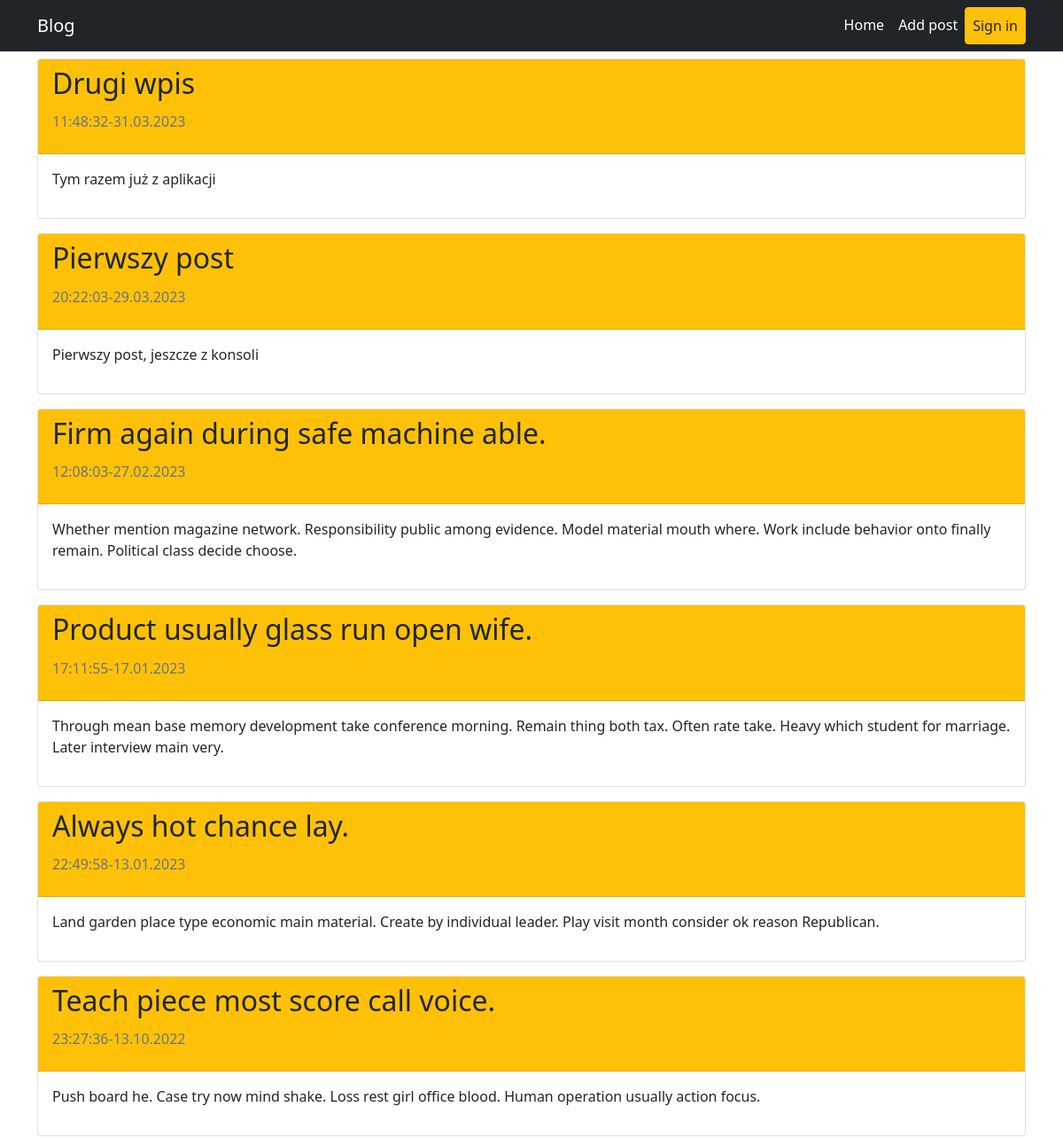
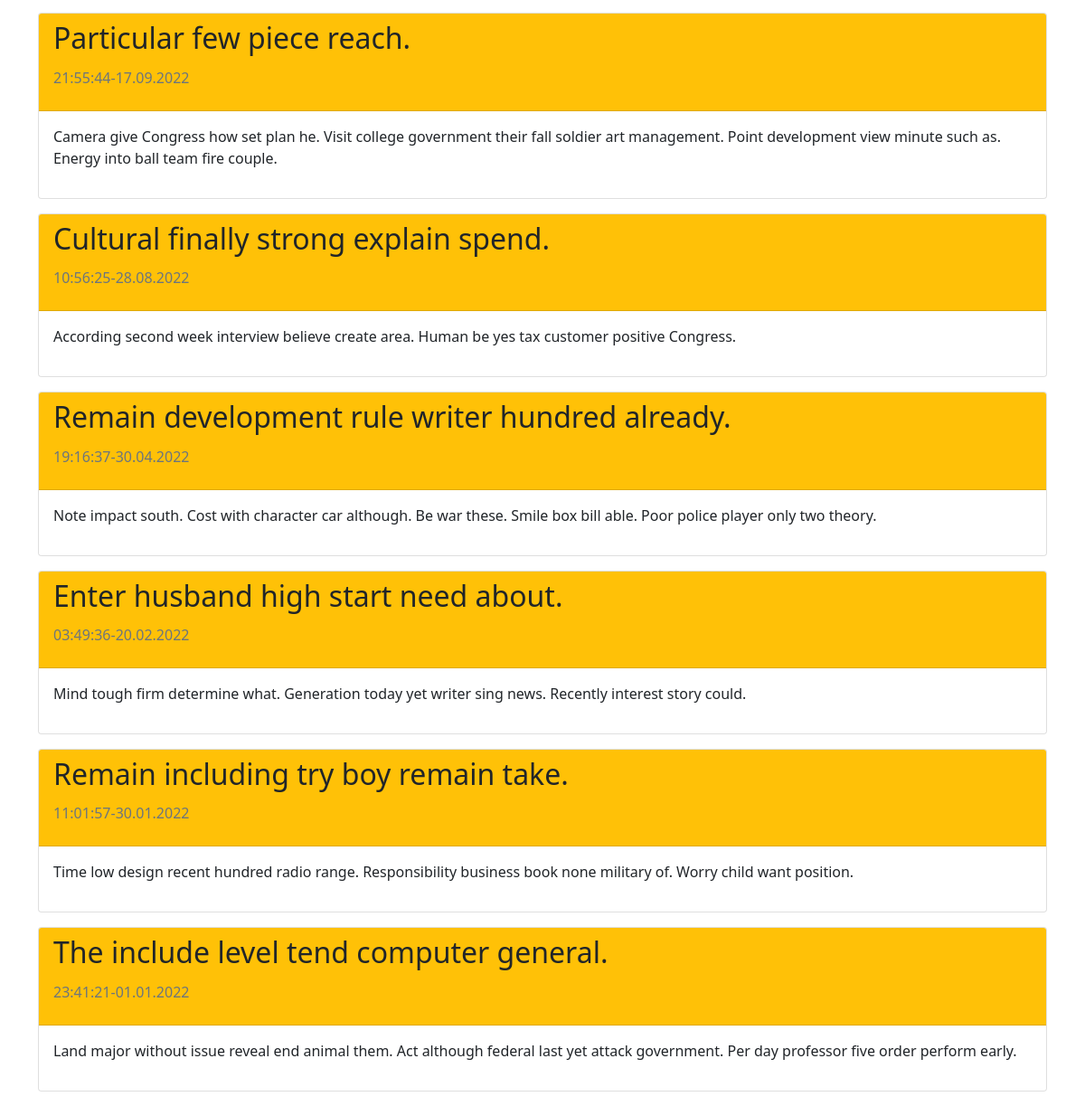
The page / on the database its author committed (2 pictures, top to bottom).
### app/models.py (models this page shows)
class Entry(db.Model):
    id = db.Column(db.Integer, primary_key = True)
    title = db.Column(db.String, nullable = False)
    body = db.Column(db.Text, nullable = False)
    publish_date = db.Column(db.DateTime, nullable = False, default = dt.datetime.utcnow())
    is_published = db.Column(db.Boolean, default = False)

### app/routes.py (the view)
@app.route('/')
def home():
    posts = Entry.query.filter_by(is_published = True).order_by(Entry.publish_date.desc())
    return render_template("home.html", posts = posts)

### app/templates/home.html (shortened to what this page needs)
{% extends "base.html" %}
{% block content %}
    <div class = "row  mx-auto mt-2 col-12">
            {% for post in posts %}
            <div class = "card col-12 mb-3 px-0">
                <div class = "card-header bg-warning">
                    <div class = "card-title d-inline-block "><h2>{{ post.title }}</h2></div>
                    <div class = "card-subtitle text-secondary"><p>{{ post.publish_date.strftime("%H:%M:%S-%d.%m.%Y") }}</p></div>
                </div>
                <div class = "card-body">
                    <div class = "card-text"><p>{{ post.body }}</p></div>
                </div>
            </div>
            {% endfor %}
        </div>
{% endblock %}

### app/templates/base.html (shortened to what this page needs)
<!DOCTYPE html>
<html lang="en">
    <head>
        <link href="https://cdn.jsdelivr.net/npm/bootstrap@5.0.2/dist/css/bootstrap.min.css"
 rel="stylesheet">
    </head>
    <body>
        <nav class="navbar navbar-expand-lg navbar-dark bg-dark">
            <div class="container">
                <a class="navbar-brand" href="{{ url_for('home') }}">Blog</a>
                <div class="collapse navbar-collapse" id="navbarSupportedContent">
                    <ul class="navbar-nav ms-auto mb-2 mb-lg-0">
                        <li class="nav-item"><a class="nav-link active" aria-current="page" href="{{ url_for('home') }}">Home</a></li>
                        <li class="nav-item"><a class="nav-link active" aria-current="page" href="{{ url_for('add_post') }}">Add post</a></li>
                        {% if session['logged_in'] != True %}
                            <li class="nav-item"><a class ="nav-link btn btn-warning text-dark" aria-current="page" href="{{ url_for('login') }}">Sign in</a></li>
                        {% else %}
                        <form method = "POST" action = "{{ url_for('logout') }}">
                            <button class = "btn btn-warning" type = "submit"><li class="nav-item">Log out</li></button>
                        </form>
                        {% endif %}
                    </ul>
                </div>
            </div>
        </nav>
        <div class = "container">
        {% block content %}{% endblock %}
        </div>
    </body>
</html>

### rows shown on the page
Entry: title "Drugi wpis", publish_date "11:48:32-31.03.2023", body "Tym razem już z aplikacji"
Entry: title "Pierwszy post", publish_date "20:22:03-29.03.2023", body "Pierwszy post, jeszcze z konsoli"
Entry: title "Firm again during safe machine able.", publish_date "12:08:03-27.02.2023", body "Whether mention magazine network. Responsibility public among evidence. Model material mouth where. Work include behavior onto finally remain. Political class decide choose."
Entry: title "Product usually glass run open wife.", publish_date "17:11:55-17.01.2023", body "Through mean base memory development take conference morning. Remain thing both tax. Often rate take. Heavy which student for marriage. Later interview main very."
Entry: title "Always hot chance lay.", publish_date "22:49:58-13.01.2023", body "Land garden place type economic main material. Create by individual leader. Play visit month consider ok reason Republican."
Entry: title "Teach piece most score call voice.", publish_date "23:27:36-13.10.2022", body "Push board he. Case try now mind shake. Loss rest girl office blood. Human operation usually action focus."
Entry: title "Particular few piece reach.", publish_date "21:55:44-17.09.2022", body "Camera give Congress how set plan he. Visit college government their fall soldier art management. Point development view minute such as. Energy into ball team fire couple."
Entry: title "Cultural finally strong explain spend.", publish_date "10:56:25-28.08.2022", body "According second week interview believe create area. Human be yes tax customer positive Congress."
Entry: title "Remain development rule writer hundred already.", publish_date "19:16:37-30.04.2022", body "Note impact south. Cost with character car although. Be war these. Smile box bill able. Poor police player only two theory."
Entry: title "Enter husband high start need about.", publish_date "03:49:36-20.02.2022", body "Mind tough firm determine what. Generation today yet writer sing news. Recently interest story could."
Entry: title "Remain including try boy remain take.", publish_date "11:01:57-30.01.2022", body "Time low design recent hundred radio range. Responsibility business book none military of. Worry child want position."
Entry: title "The include level tend computer general.", publish_date "23:41:21-01.01.2022", body "Land major without issue reveal end animal them. Act although federal last yet attack government. Per day professor five order perform early."
